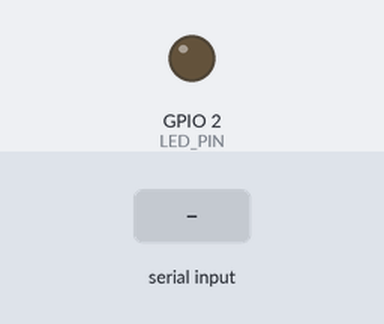
Bench run of a sketch on a simulated ESP32. Parts: output pins drawn as LEDs (lit = HIGH). Inputs (shaded band) come from the test bench. Pins used as bus, display or sensor lines are not drawn.

Above: at 1.2 s.
1.3 s: byte 30 received over Serial
At 1.42 s:
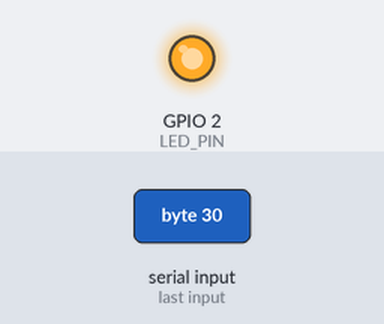
Timing chart, 0 to 4.3 s (numbered marks = the images above; inputs shaded):
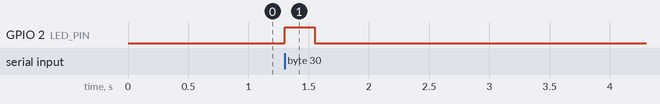

Measured:
- after the input at 1.3 s, GPIO 2 (LED_PIN): LOW → HIGH at once, → LOW 0.25 s later

The sketch:

esp32-link.ino
```cpp
// ESP32 side of the trigger link. Plugged into the MacBook's USB.
//
// Reads one state byte per update from the Mac (0x01 = car on the ROI's centre pixel,
// 0x00 = not) and mirrors it onto TRIGGER_PIN, which runs to the Pro Micro. Active high.
//
// See docs/TRIGGER.md for wiring and the reasoning behind the numbers here.

static const int      TRIGGER_PIN  = 4;       // safe GPIO: not a strapping pin, not on the flash bus
static const int      LED_PIN      = 2;       // onboard LED on most ESP32 devkits; -1 to disable
static const uint32_t BAUD         = 115200;  // must match BAUD in mac-app/macvision/trigger.py
static const uint32_t WATCHDOG_MS  = 250;

static bool     active        = false;
static uint32_t last_byte_ms  = 0;

static void set_output(bool on) {
    active = on;
    digitalWrite(TRIGGER_PIN, on ? HIGH : LOW);
    // The LED mirrors the trigger line. It is the only way to verify this half of the link
    // with nothing else wired up - drive the serial port and watch the board.
    if (LED_PIN >= 0) {
        digitalWrite(LED_PIN, on ? HIGH : LOW);
    }
}

void setup() {
    pinMode(TRIGGER_PIN, OUTPUT);
    if (LED_PIN >= 0) {
        // Configured as an output only after boot: GPIO2 is a strapping pin and must stay
        // free while the chip samples it at reset, which it has already done by now.
        pinMode(LED_PIN, OUTPUT);
    }
    set_output(false);  // start released, before the Mac has said anything
    Serial.begin(BAUD);
    last_byte_ms = millis();
}

void loop() {
    // Drain the whole input buffer and keep only the newest byte. The Mac sends a state
    // byte per frame plus a 20ms keepalive, so if bytes ever pile up they are stale
    // history - acting on the last one is both correct and the fastest way to catch up.
    int last = -1;
    while (Serial.available() > 0) {
        last = Serial.read();
    }

    if (last >= 0) {
        last_byte_ms = millis();
        bool want = (last != 0);
        if (want != active) {
            set_output(want);
        }
        return;
    }

    // Nothing heard for a while: the Mac app crashed, quit, or got unplugged. Fail low so a
    // held key can never survive the thing that was holding it. The Mac's keepalive is 20ms,
    // so 250ms is ~12 missed sends - far outside normal jitter, and still fast enough that a
    // stuck key is never noticeable.
    if (active && (millis() - last_byte_ms) > WATCHDOG_MS) {
        set_output(false);
    }
}
```
